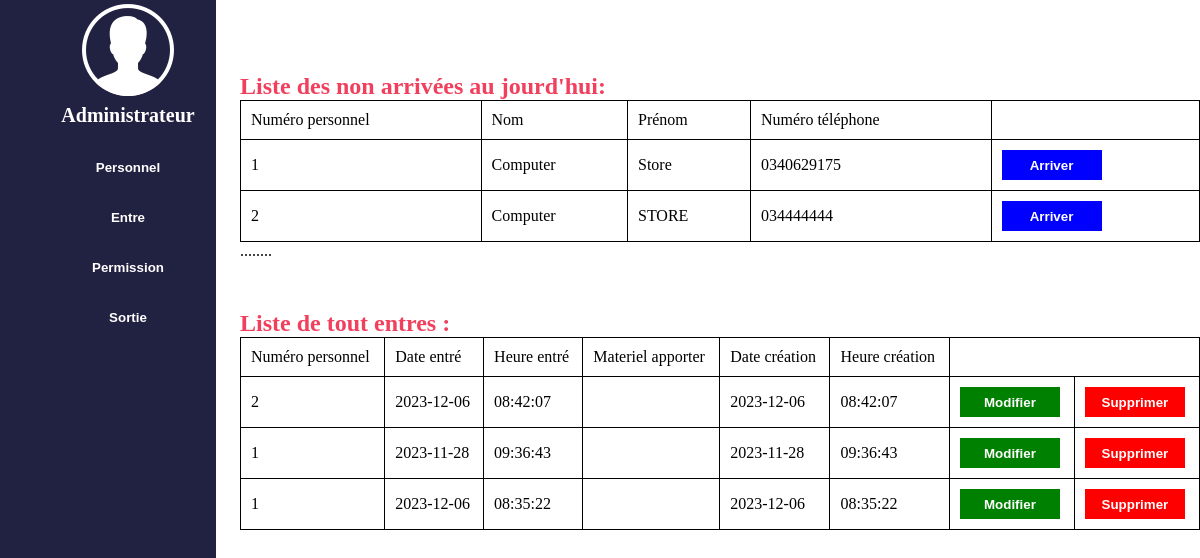
Page /Admin/entre/liste.php on the committed database.
### tables this page shows
CREATE TABLE IF NOT EXISTS `personnel` (
  `numero_personnel` int NOT NULL AUTO_INCREMENT,
  `nom` varchar(100) DEFAULT NULL,
  `prenom` varchar(100) DEFAULT NULL,
  `poste` varchar(50) NOT NULL,
  `numero_telephone` varchar(13) DEFAULT NULL,
  `email` varchar(150) DEFAULT NULL,
  `age` int NOT NULL,
  `numero_cin` varchar(12) NOT NULL,
  `adresse` varchar(50) NOT NULL,
  `langue` varchar(20) NOT NULL,
  `date_creation` date NOT NULL,
  `image` varchar(255) NOT NULL,
  PRIMARY KEY (`numero_personnel`)
);

CREATE TABLE IF NOT EXISTS `entre` (
  `id_entre` int NOT NULL AUTO_INCREMENT,
  `numero_personnel` int NOT NULL,
  `date_entre` date DEFAULT NULL,
  `heure_entre` time DEFAULT NULL,
  `materiel_apporter` varchar(255) DEFAULT NULL,
  `date_creation` date NOT NULL,
  `heure_creaction` time NOT NULL,
  PRIMARY KEY (`id_entre`,`numero_personnel`)
);

### Admin/entre/liste.php (the view, shortened to what this page needs)
<!DOCTYPE html>
<html lang="en">
<head>
    <link rel="stylesheet" href="style.css">
</head>
<body>
    <nav>
        <ul>
            <li>
                <center><img src="admin.png" alt="Admin"><p>Administrateur</p></center>
            </li>
            <li>
                <a href="http://localhost/amelioration/Admin/personnel/liste_personnel.php">
                    <button>Personnel</button>
                </a>
            </li>
            <li>
                <a href="#">
                    <button>Entre</button>
                </a>
            </li>
            <li>
                <a href="http://localhost/amelioration/Admin/permission/liste.php">
                    <button>Permission</button>
                </a>
            </li>
            <li>
                <a href="http://localhost/amelioration/Admin/sortie/liste.php">
                    <button>Sortie</button>
                </a>
            </li>
        </ul>
    </nav>
<div class="corp">
    <?php
        $db = mysqli_connect('localhost', 'root', '','amelioration_stage') or die('could not connect to database');
        $requete=mysqli_query($db,"SELECT numero_personnel,nom,prenom,poste,numero_telephone,email FROM personnel WHERE numero_personnel NOT IN (SELECT personnel.numero_personnel FROM personnel JOIN entre ON(personnel.numero_personnel = entre.numero_personnel) WHERE entre.date_entre=CURRENT_DATE())");
        if(mysqli_num_rows($requete)==0)
        {
            echo ".......";
        }
        else
        {
            ?><p>.</p>
            <h2>Liste des non arrivées au jourd'hui:</h2>
            <table>
                <tr>
                    <td>Numéro personnel</td>
                    <td>Nom</td>
                    <td>Prénom</td>
                    <td>Numéro téléphone</td>
                </tr>
            <?php
            while($row = mysqli_fetch_assoc($requete))
            {
                ?><tr>
                    <td><?=$row['numero_personnel']?></td>
                    <td><?=$row['nom']?></td>
                    <td><?=$row['prenom']?></td>
                    <td><?=$row['numero_telephone']?></td>
                    <td><a href="ajouter.php?id=<?=$row['numero_personnel']?>"><button id="button3">Arriver</button></a>
                    </td></tr><?php
            }
        }
    ?>
    </table>
    <?php
        $db = mysqli_connect('localhost', 'root', '','amelioration_stage') or die('could not connect to database');
        $requete=mysqli_query($db,"SELECT * FROM entre WHERE date_entre=CURRENT_DATE()");
        if(mysqli_num_rows($requete)==0)
        {
            echo "........";
        }
    ?>
    <?php
        $db = mysqli_connect('localhost', 'root', '','amelioration_stage') or die('could not connect to database');
        $requete=mysqli_query($db,"SELECT * FROM entre");
        if(mysqli_num_rows($requete)==0)
        {
            echo ".......";
        }
        else
        {
            ?><h2>Liste de tout entres :</h2>
            <table>
                <tr>
                    <td>Numéro personnel</td>
                    <td>Date entré</td>
                    <td>Heure entré</td>
                    <td>Materiel apporter</td>
                    <td>Date création</td>
                    <td>Heure création</td>
                </tr>
            <?php
            while($row = mysqli_fetch_assoc($requete))
            {
                ?><tr>
                    <td><?=$row['numero_personnel']?></td>
                    <td><?=$row['date_entre']?></td>
                    <td><?=$row['heure_entre']?></td>
                    <td><?=$row['materiel_apporter']?></td>
                    <td><?=$row['date_creation']?></td>
                    <td><?=$row['heure_creaction']?></td>
                    <td><a href="modifier.php?id=<?=$row['id_entre']?>"><button id="button1">Modifier</button></a></td>
                    <td><a href="supprimer.php?id=<?=$row['id_entre']?>"><button id="button2">Supprimer</button></a></td></tr>
                <?php
            }
        }
    ?>
    </table></div>
</body>
</html>

### Admin/entre/style.css (style rules this page uses)
* { margin: 0; }
nav { width: 18%; background-color: rgba(7, 7, 44, 0.894); height: 100vh; position: fixed; }
nav ul li { list-style: none; display: block; }
nav ul li a button { background-color: rgba(42, 2, 42, 0); width: 100%; height: 50px; font-weight: bolder; color: white; border: none; }
table { width: 100%; }
table,th,td { border: 1px solid black; border-collapse: collapse; padding: 10px; }
.corp { margin-left: 20%; }
#button1 { background-color: green; }
#button2 { background-color: red; }
#button3 { background-color: blue; }
#button1,#button2,#button3 { border: none; width: 100px; height: 30px; font-weight: 550; color: white; }
h2 { margin-top: 50px; color: rgb(241, 64, 94); }

### Admin/entre/liste.php (style rules this page uses)
p { font-weight:bold; color:white; font-size:20px; margin-bottom:15px }

### rows in the picture
personnel: numero_personnel "1", nom "Computer", prenom "Store", numero_telephone "0340629175"
personnel: numero_personnel "2", nom "Computer", prenom "STORE", numero_telephone "034444444"
entre: numero_personnel "2", date_entre "2023-12-06", heure_entre "08:42:07", date_creation "2023-12-06", heure_creaction "08:42:07"
entre: numero_personnel "1", date_entre "2023-11-28", heure_entre "09:36:43", date_creation "2023-11-28", heure_creaction "09:36:43"
entre: numero_personnel "1", date_entre "2023-12-06", heure_entre "08:35:22", date_creation "2023-12-06", heure_creaction "08:35:22"
